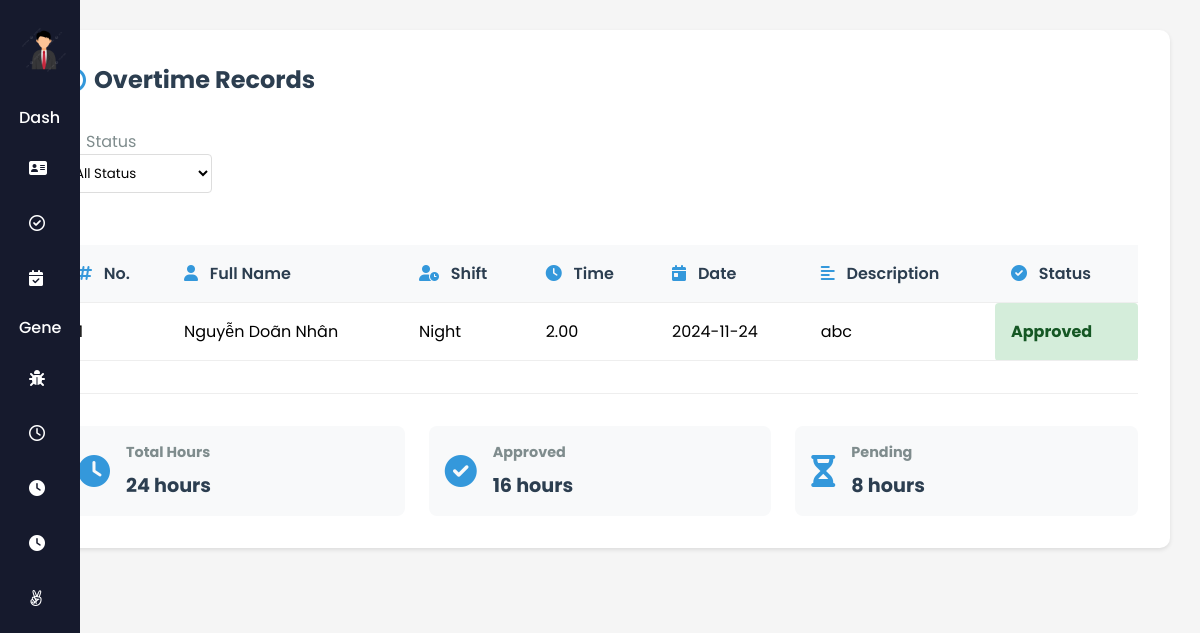
Page /index.php?action=viewPendingOTRequests (signed in) on the committed database.
### tables this page shows
CREATE TABLE `ot` (
  `overtimeID` int(11) NOT NULL,
  `employeeID` int(11) NOT NULL,
  `date` date NOT NULL,
  `shift` enum('Weekend','Night','Holiday') NOT NULL,
  `time` decimal(5,2) DEFAULT NULL,
  `description` varchar(255) DEFAULT NULL,
  `status` enum('Pending','Approved','Rejected') NOT NULL DEFAULT 'Pending'
);

CREATE TABLE `employee` (
  `EmployeeID` int(11) NOT NULL,
  `Username` varchar(50) NOT NULL,
  `Password` varchar(100) NOT NULL,
  `FirstName` varchar(50) DEFAULT NULL,
  `LastName` varchar(50) DEFAULT NULL,
  `DateOfBirth` date DEFAULT NULL,
  `Gender` enum('male','female','other') DEFAULT NULL,
  `IdentityNumber` varchar(20) DEFAULT NULL,
  `IdentityIssuedDate` date DEFAULT NULL,
  `IdentityIssuedPlace` varchar(100) DEFAULT NULL,
  `Email` varchar(100) DEFAULT NULL,
  `PhoneNumber` varchar(20) DEFAULT NULL,
  `MaritalStatus` enum('Có gia đình','Độc thân') DEFAULT NULL,
  `Hometown` varchar(100) DEFAULT NULL,
  `PlaceOfBirth` varchar(100) DEFAULT NULL,
  `Nationality` varchar(50) DEFAULT NULL,
  `Role` enum('giam doc','nhan vien','ke toan','admin') DEFAULT NULL,
  `BaseSalary` decimal(15,2) NOT NULL DEFAULT 0.00
);

### controllers/OTController.php (called while the page is built, shortened)
<?php
require_once 'models/OvertimeModel.php';
class OTController {
    private $overtimeModel;
    public function __construct($db) {
        $this->overtimeModel = new OvertimeModel($db);
    }
    public function viewPendingOTRequests() {
        $status = isset($_GET['status']) ? $_GET['status'] : 'all';
        $overtime_requests = $this->overtimeModel->getFilteredOvertimeRequests(
            $_SESSION['id'],
            $status
        );
        $activeStatusFilter = $status;
        include 'views/viewPendingOTRequests.php';
    }
}
?>

### models/OvertimeModel.php (called while the page is built, shortened)
<?php
class OvertimeModel {
    private $pdo;
    public function __construct($pdo) {
        $this->pdo = $pdo;
    }
    public function getFilteredOvertimeRequests($employeeId, $status = null) {
        $query = "SELECT ot.*, e.FirstName, e.LastName
                  FROM ot
                  JOIN employee e ON ot.EmployeeID = e.EmployeeID
                  WHERE ot.EmployeeID = :employeeId";
        $params = ['employeeId' => $employeeId];
        $query .= " ORDER BY ot.overtimeID DESC";
        $stmt = $this->pdo->prepare($query);
        $stmt->execute($params);
        return $stmt->fetchAll(PDO::FETCH_ASSOC);
    }
}
?>

### views/viewPendingOTRequests.php (the view, shortened to what this page needs)
<!DOCTYPE html>
<html lang="en">
<head>
    <link rel="stylesheet" href="assets/css/viewPendingOTRequests.css" />
    <link
      rel="stylesheet"
      href="https://cdnjs.cloudflare.com/ajax/libs/font-awesome/6.0.0-beta3/css/all.min.css"
    />
</head>
<body>
    <?php include 'views/layouts/sidebar.php'; ?>
    <div class="main-content">
    <div class="overtime-records-container">
        <div class="records-header">
        <h2><i class="fas fa-history"></i> Overtime Records</h2>
        </div>
        <div class="records-filters">
            <form method="GET" action="index.php" class="filter-form">
                <div class="filter-group">
                    <label><i class="fas fa-filter"></i> Status</label>
                    <select name="status" onchange="this.form.submit()">
                        <option value="all" <?php echo isset($activeStatusFilter) && $activeStatusFilter == 'all' ? 'selected' : ''; ?>>All Status</option>
                    </select>
                </div>
            </form>
        </div>
        <div class="records-table">
        <table id="overtimeTable">
            <thead>
            <tr>
                <th><i class="fas fa-hashtag"></i> No.</th>
                <th><i class="fas fa-user"></i> Full Name</th>
                <th><i class="fas fa-user-clock"></i> Shift</th>
                <th><i class="fas fa-clock"></i> Time</th>
                <th><i class="fas fa-calendar-day"></i> Date</th>
                <th><i class="fas fa-align-left"></i> Description</th>
                <th><i class="fas fa-check-circle"></i> Status</th>
            </tr>
            </thead>
            <tbody>
                <?php
                    if (isset($overtime_requests) && !empty($overtime_requests)) {
                        $counter = 1;
                        foreach ($overtime_requests as $request) {
                            $statusClass = '';
                            switch ($request['status']) {
                                case 'Approved':
                                    $statusClass = 'approved';
                                    break;
                            }
                            echo "<tr>";
                            echo "<td>{$counter}</td>";
                            echo "<td>{$request['FirstName']} {$request['LastName']}</td>";
                            echo "<td>{$request['shift']}</td>";
                            echo "<td>{$request['time']}</td>";
                            echo "<td>{$request['date']}</td>";
                            echo "<td>{$request['description']}</td>";
                            echo "<td class='status {$statusClass}'>{$request['status']}</td>";
                            echo "</tr>";
                            $counter++;
                        }
                    } else {
                        echo "<tr><td colspan='8'>No overtime requests found.</td></tr>";
                    }
                ?>
        </tbody>
        </table>
        </div>
        <div class="records-summary">
        <div class="summary-item">
            <i class="fas fa-clock"></i>
            <div class="summary-info">
            <h4>Total Hours</h4>
            <p>24 hours</p>
            </div>
        </div>
        <div class="summary-item">
            <i class="fas fa-check-circle"></i>
            <div class="summary-info">
            <h4>Approved</h4>
            <p>16 hours</p>
            </div>
        </div>
        <div class="summary-item">
            <i class="fas fa-hourglass-half"></i>
            <div class="summary-info">
            <h4>Pending</h4>
            <p>8 hours</p>
            </div>
        </div>
        </div>
    </div>
    </div>
</body>
</html>

### assets/css/viewPendingOTRequests.css (style rules this page uses)
* { margin: 0; padding: 0; box-sizing: border-box; font-family: "Poppins", sans-serif; }
body { min-height: 100vh; background: #f0f4ff; font-family: Arial, sans-serif; margin: 0; padding: 0; background-color: #f5f5f5; }
.main-content { padding: 30px; max-width: 1200px; margin: 0 auto; }
.overtime-records-container { background: #fff; padding: 2rem; border-radius: 10px; box-shadow: 0 2px 4px rgba(0, 0, 0, 0.1); }
.records-header { display: flex; justify-content: space-between; align-items: center; margin-bottom: 2rem; }
.records-header h2 { color: #2c3e50; display: flex; align-items: center; gap: 0.5rem; }
.records-filters { display: flex; gap: 1.5rem; margin-bottom: 2rem; }
.filter-group { display: flex; flex-direction: column; gap: 0.5rem; }
.filter-group label { display: flex; align-items: center; gap: 0.5rem; color: #7f8c8d; }
.filter-group select { padding: 0.5rem; border: 1px solid #ddd; border-radius: 5px; min-width: 150px; }
.records-table { overflow-x: auto; margin-bottom: 2rem; }
.records-table table { width: 100%; border-collapse: collapse; }
.records-table th, .records-table td { padding: 1rem; text-align: left; border-bottom: 1px solid #eee; }
.records-table th { background: #f8f9fa; color: #2c3e50; font-weight: 600; }
.records-table th i { color: #3498db; margin-right: 0.5rem; }
.records-summary { display: grid; grid-template-columns: repeat(3, 1fr); gap: 1.5rem; margin-top: 2rem; padding-top: 2rem; border-top: 1px solid #eee; }
.summary-item { display: flex; align-items: center; gap: 1rem; padding: 1rem; background: #f8f9fa; border-radius: 8px; }
.summary-item i { font-size: 2rem; color: #3498db; }
.summary-info h4 { color: #7f8c8d; font-size: 0.9rem; margin-bottom: 0.5rem; }
.summary-info p { color: #2c3e50; font-size: 1.2rem; font-weight: bold; }

### assets/css/sidebar.css (style rules this page uses)
* { margin: 0; padding: 0; box-sizing: border-box; font-family: "Poppins", sans-serif; }
body { min-height: 100vh; background: #f0f4ff; font-family: Arial, sans-serif; margin: 0; padding: 0; background-color: #f5f5f5; }

### views/viewPendingOTRequests.php (style rules this page uses)
.status { font-weight: bold; padding: 5px 10px; border-radius: 4px; text-align: center; }
.status.approved { background-color: #d4edda; color: #155724; }
.filter-form { margin-bottom: 20px; }
.filter-group { display: inline-block; margin-right: 15px; }
.filter-group select { padding: 8px; border: 1px solid #ddd; border-radius: 4px; background-color: white; }
.filter-group label { margin-right: 8px; }

### rows in the picture
ot: employee.FirstName "Nguyễn Doãn", employee.LastName "Nhân", shift "Night", time "2.00", date "2024-11-24", description "abc", status "Approved"
